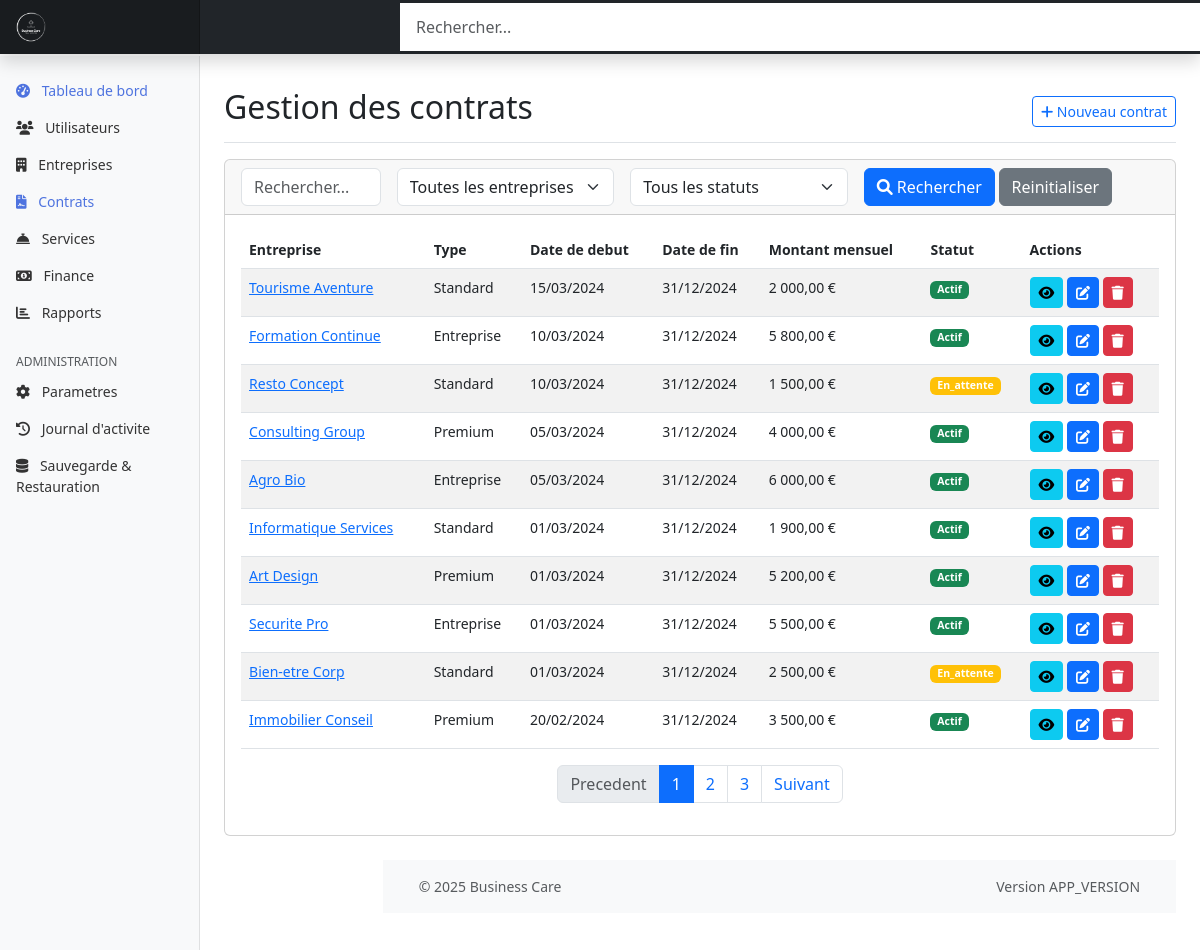
Screenshot of /web-admin/modules/contracts/index.php (signed in) with the database file from the repository.
### tables this page shows
CREATE TABLE contrats (
    id INT PRIMARY KEY AUTO_INCREMENT,
    entreprise_id INT NOT NULL,
    date_debut DATE NOT NULL,
    date_fin DATE,
    montant_mensuel DECIMAL(10,2),
    nombre_salaries INT,
    type_contrat ENUM('standard', 'premium', 'entreprise') NOT NULL,
    statut ENUM('actif', 'expire', 'resilie', 'en_attente') DEFAULT 'actif',
    conditions_particulieres TEXT,
    created_at TIMESTAMP DEFAULT CURRENT_TIMESTAMP,
    updated_at TIMESTAMP DEFAULT CURRENT_TIMESTAMP ON UPDATE CURRENT_TIMESTAMP,
    FOREIGN KEY (entreprise_id) REFERENCES entreprises(id),
    INDEX idx_dates (date_debut, date_fin),
    INDEX idx_statut (statut)
);

CREATE TABLE entreprises (
    id INT PRIMARY KEY AUTO_INCREMENT,
    nom VARCHAR(255) NOT NULL,
    siret VARCHAR(14) UNIQUE,
    adresse TEXT,
    code_postal VARCHAR(10),
    ville VARCHAR(100),
    telephone VARCHAR(20),
    email VARCHAR(255),
    site_web VARCHAR(255),
    logo_url VARCHAR(255),
    taille_entreprise ENUM('1-10', '11-50', '51-200', '201-500', '500+'),
    secteur_activite VARCHAR(100),
    date_creation DATE,
    created_at TIMESTAMP DEFAULT CURRENT_TIMESTAMP,
    updated_at TIMESTAMP DEFAULT CURRENT_TIMESTAMP ON UPDATE CURRENT_TIMESTAMP,
    INDEX idx_siret (siret),
    INDEX idx_ville (ville)
);

### web-admin/includes/page_functions/modules/contracts.php (called while the page is built, shortened)
<?php
require_once __DIR__ . '/../../functions.php';
function contractsGetList($page = 1, $perPage = 10, $search = '', $statut = '', $entrepriseId = 0) {
    $where = '';
    $params = [];
    $offset = ($page - 1) * $perPage;
    $pdo = getDbConnection();
    $countSql = "SELECT COUNT(c.id) FROM contrats c LEFT JOIN entreprises e ON c.entreprise_id = e.id $where";
    $countStmt = $pdo->prepare($countSql);
    $countStmt->execute($params);
    $totalContracts = $countStmt->fetchColumn();
    $totalPages = ceil($totalContracts / $perPage);
    $page = max(1, min($page, $totalPages));
    $sql = "SELECT c.*, e.nom as nom_entreprise
            FROM contrats c
            LEFT JOIN entreprises e ON c.entreprise_id = e.id
            $where
            ORDER BY c.date_debut DESC LIMIT ?, ?";
    $params[] = $offset;
    $params[] = $perPage;
    $stmt = $pdo->prepare($sql);
    $stmt->execute($params);
    $contracts = $stmt->fetchAll(PDO::FETCH_ASSOC);
    return [
        'contracts' => $contracts,
        'currentPage' => $page,
        'totalPages' => $totalPages,
        'totalItems' => $totalContracts,
        'perPage' => $perPage
    ];
}

### web-admin/modules/contracts/index.php (the view, shortened to what this page needs)
<?php
require_once '../../includes/functions.php';
require_once '../../includes/page_functions/modules/contracts.php';
$page = isset($_GET['page']) ? (int)$_GET['page'] : 1;
$search = isset($_GET['search']) ? $_GET['search'] : '';
$statut = isset($_GET['statut']) ? $_GET['statut'] : '';
$entreprise = isset($_GET['entreprise']) ? (int)$_GET['entreprise'] : 0;
$action = isset($_GET['action']) ? $_GET['action'] : '';
$contract = null;
$result = contractsGetList($page, 10, $search, $statut, $entreprise);
$contracts = $result['contracts'];
$totalPages = $result['totalPages'];
$page = $result['currentPage'];
$entreprises = contractsGetEntreprises();
include_once '../../templates/header.php';
?>
<div class="container-fluid">
    <div class="row">
<?php include_once '../../templates/sidebar.php'; ?>
<main class="col-md-9 ms-sm-auto col-lg-10 px-md-4">
    <div class="d-flex justify-content-between flex-wrap flex-md-nowrap align-items-center pt-3 pb-2 mb-3 border-bottom">
        <h1 class="h2">Gestion des contrats</h1>
        <div class="btn-toolbar mb-2 mb-md-0">
            <a href="?action=add" class="btn btn-sm btn-outline-primary">
                <i class="fas fa-plus"></i> Nouveau contrat
            </a>
        </div>
    </div>
    <?php if ($action === 'add' || $action === 'edit'): ?>
        <div class="card">
            <div class="card-header">
                <?php echo $action === 'add' ? 'Ajouter un nouveau contrat' : 'Modifier le contrat'; ?>
            </div>
            <div class="card-body">
                <form method="post">
                   <input type="hidden" name="csrf_token" value="<?php echo generateToken(); ?>">
                    <div class="row mb-3">
                        <div class="col-md-6">
                            <label for="entreprise_id" class="form-label">Entreprise*</label>
                            <select class="form-select" id="entreprise_id" name="entreprise_id" required>
                                <option value="">Selectionnez une entreprise...</option>
                                <?php foreach ($entreprises as $e): ?>
                                    <option value="<?php echo $e['id']; ?>" <?php echo (isset($contract['entreprise_id']) && $contract['entreprise_id'] == $e['id']) ? 'selected' : ''; ?>>
                                        <?php echo htmlspecialchars($e['nom']); ?>
                                    </option>
                                <?php endforeach; ?>
                            </select>
                        </div>
                        <div class="col-md-6">
                            <label for="type_contrat" class="form-label">Type de contrat*</label>
                            <select class="form-select" id="type_contrat" name="type_contrat" required>
                                <option value="">Selectionnez un type...</option>
                                <?php
                                $types = ['standard', 'premium', 'entreprise'];
                                foreach ($types as $t) {
                                    $selected = (isset($contract['type_contrat']) && $contract['type_contrat'] === $t) ? 'selected' : '';
                                    echo "<option value=\"$t\" $selected>" . ucfirst($t) . "</option>";
                                }
                                ?>
                            </select>
                        </div>
                    </div>
                    <div class="row mb-3">
                        <div class="col-md-6">
                            <label for="date_debut" class="form-label">Date de debut*</label>
                            <input type="date" class="form-control" id="date_debut" name="date_debut" value="<?php echo isset($contract['date_debut']) ? htmlspecialchars($contract['date_debut']) : ''; ?>" required>
                        </div>
                        <div class="col-md-6">
                            <label for="date_fin" class="form-label">Date de fin</label>
                            <input type="date" class="form-control" id="date_fin" name="date_fin" value="<?php echo isset($contract['date_fin']) ? htmlspecialchars($contract['date_fin']) : ''; ?>">
                        </div>
                    </div>
                    <div class="row mb-3">
                        <div class="col-md-4">
                            <label for="montant_mensuel" class="form-label">Montant mensuel (€)</label>
                            <input type="number" step="0.01" min="0" class="form-control" id="montant_mensuel" name="montant_mensuel" value="<?php echo isset($contract['montant_mensuel']) ? htmlspecialchars($contract['montant_mensuel']) : ''; ?>">
                        </div>
                        <div class="col-md-4">
                            <label for="nombre_salaries" class="form-label">Nombre de salaries</label>
                            <input type="number" min="1" class="form-control" id="nombre_salaries" name="nombre_salaries" value="<?php echo isset($contract['nombre_salaries']) ? htmlspecialchars($contract['nombre_salaries']) : ''; ?>">
                        </div>
                        <div class="col-md-4">
                            <label for="statut" class="form-label">Statut</label>
                            <select class="form-select" id="statut" name="statut">
                                <?php
                                $statuts = ['actif', 'expire', 'resilie', 'en_attente'];
                                foreach ($statuts as $s) {
                                    $selected = (isset($contract['statut']) && $contract['statut'] === $s) ? 'selected' : '';
                                    echo "<option value=\"$s\" $selected>" . ucfirst($s) . "</option>";
                                }
                                ?>
                            </select>
                        </div>
                    </div>
                    <div class="row mb-3">
                        <div class="col-md-12">
                            <label for="conditions_particulieres" class="form-label">Conditions particulieres</label>
                            <textarea class="form-control" id="conditions_particulieres" name="conditions_particulieres" rows="3"><?php echo isset($contract['conditions_particulieres']) ? htmlspecialchars($contract['conditions_particulieres']) : ''; ?></textarea>
                        </div>
                    </div>
                    <div class="row">
                        <div class="col-12">
                            <button type="submit" class="btn btn-primary">Enregistrer</button>
                            <a href="<?php echo APP_URL; ?>/modules/contracts/" class="btn btn-secondary">Annuler</a>
                        </div>
                    </div>
                </form>
            </div>
        </div>
    <?php else: ?>
        <div class="card mb-4">
            <div class="card-header">
                <form method="get" class="row g-3">
                    <div class="col-md-2">
                        <input type="text" class="form-control" id="search" name="search" placeholder="Rechercher..." value="<?php echo htmlspecialchars($search); ?>">
                    </div>
                    <div class="col-md-3">
                        <select class="form-select" id="entreprise" name="entreprise">
                            <option value="">Toutes les entreprises</option>
                        </select>
                    </div>
                    <div class="col-md-3">
                        <select class="form-select" id="statut" name="statut">
                            <option value="">Tous les statuts</option>
                        </select>
                    </div>
                    <div class="col-md-4">
                        <button type="submit" class="btn btn-primary">
                            <i class="fas fa-search"></i> Rechercher
                        </button>
                        <a href="<?php echo APP_URL; ?>/modules/contracts/" class="btn btn-secondary">Reinitialiser</a>
                    </div>
                </form>
            </div>
            <div class="card-body">
                <?php if (count($contracts) > 0): ?>
                    <table class="table table-striped table-hover">
                        <thead>
                            <tr>
                                <th>Entreprise</th>
                                <th>Type</th>
                                <th>Date de debut</th>
                                <th>Date de fin</th>
                                <th>Montant mensuel</th>
                                <th>Statut</th>
                                <th>Actions</th>
                            </tr>
                        </thead>
                        <tbody>
                            <?php foreach ($contracts as $contract): ?>
                                <tr>
                                    <td><a href="<?php echo APP_URL; ?>/modules/companies/?action=view&id=<?php echo $contract['entreprise_id']; ?>"><?php echo htmlspecialchars($contract['nom_entreprise']); ?></a></td>
                                    <td><?php echo htmlspecialchars(ucfirst($contract['type_contrat'])); ?></td>
                                    <td><?php echo date('d/m/Y', strtotime($contract['date_debut'])); ?></td>
                                    <td><?php echo $contract['date_fin'] ? date('d/m/Y', strtotime($contract['date_fin'])) : '-'; ?></td>
                                    <td><?php echo $contract['montant_mensuel'] ? number_format($contract['montant_mensuel'], 2, ',', ' ') . ' €' : '-'; ?></td>
                                    <td><?php echo getStatusBadge($contract['statut']); ?></td>
                                    <td>
                                        <a href="?action=view&id=<?php echo $contract['id']; ?>" class="btn btn-sm btn-info">
                                            <i class="fas fa-eye"></i>
                                        </a>
                                        <a href="?action=edit&id=<?php echo $contract['id']; ?>" class="btn btn-sm btn-primary">
                                            <i class="fas fa-edit"></i>
                                        </a>
                                        <a href="?action=delete&id=<?php echo $contract['id']; ?>" class="btn btn-sm btn-danger" onclick="return confirm('Êtes-vous sûr de vouloir supprimer ce contrat ?')">
                                            <i class="fas fa-trash"></i>
                                        </a>
                                    </td>
                                </tr>
                            <?php endforeach; ?>
                        </tbody>
                    </table>
                    <?php if ($totalPages > 1): ?>
                        <nav>
                            <ul class="pagination justify-content-center">
                                <li class="page-item <?php echo $page <= 1 ? 'disabled' : ''; ?>">
                                    <a class="page-link" href="?page=<?php echo max(1, $page - 1); ?>&search=<?php echo urlencode($search); ?>&statut=<?php echo urlencode($statut); ?>&entreprise=<?php echo $entreprise; ?>">Precedent</a>
                                </li>
                                <?php for ($i = max(1, $page - 2); $i <= min($page + 2, $totalPages); $i++): ?>
                                    <li class="page-item <?php echo $i === $page ? 'active' : ''; ?>">
                                        <a class="page-link" href="?page=<?php echo $i; ?>&search=<?php echo urlencode($search); ?>&statut=<?php echo urlencode($statut); ?>&entreprise=<?php echo $entreprise; ?>"><?php echo $i; ?></a>
                                    </li>
                                <?php endfor; ?>
                                <li class="page-item <?php echo $page >= $totalPages ? 'disabled' : ''; ?>">
                                    <a class="page-link" href="?page=<?php echo min($totalPages, $page + 1); ?>&search=<?php echo urlencode($search); ?>&statut=<?php echo urlencode($statut); ?>&entreprise=<?php echo $entreprise; ?>">Suivant</a>
                                </li>
                            </ul>
                        </nav>
                    <?php endif; ?>
                <?php else: ?>
                    <div class="alert alert-info">
                        Aucun contrat trouve. <a href="?action=add" class="alert-link">Ajouter un nouveau contrat</a>
                    </div>
                <?php endif; ?>
            </div>
        </div>
    <?php endif; ?>
    <?php include_once '../../templates/footer.php'; ?>
</main>
</div>
</div>

### web-admin/includes/functions.php (shortened to what this page needs)
<?php
function getStatusBadge($status) {
    $badges = [
        'actif' => 'success',
        'inactif' => 'danger',
        'en_attente' => 'warning',
        'suspendu' => 'secondary',
        'expire' => 'danger',
        'resilie' => 'danger',
        'accepte' => 'success',
        'refuse' => 'danger'
    ];
    $class = isset($badges[$status]) ? $badges[$status] : 'primary';
    return '<span class="badge bg-' . $class . '">' . ucfirst($status) . '</span>';
}

### rows the page displays
contrats: entreprise.nom "Tourisme Aventure", type_contrat "Standard", date_debut "15/03/2024", date_fin "31/12/2024", montant_mensuel "2 000,00", statut "Actif"
contrats: entreprise.nom "Formation Continue", type_contrat "Entreprise", date_debut "10/03/2024", date_fin "31/12/2024", montant_mensuel "5 800,00", statut "Actif"
contrats: entreprise.nom "Resto Concept", type_contrat "Standard", date_debut "10/03/2024", date_fin "31/12/2024", montant_mensuel "1 500,00", statut "En_attente"
contrats: entreprise.nom "Consulting Group", type_contrat "Premium", date_debut "05/03/2024", date_fin "31/12/2024", montant_mensuel "4 000,00", statut "Actif"
contrats: entreprise.nom "Agro Bio", type_contrat "Entreprise", date_debut "05/03/2024", date_fin "31/12/2024", montant_mensuel "6 000,00", statut "Actif"
contrats: entreprise.nom "Informatique Services", type_contrat "Standard", date_debut "01/03/2024", date_fin "31/12/2024", montant_mensuel "1 900,00", statut "Actif"
contrats: entreprise.nom "Art Design", type_contrat "Premium", date_debut "01/03/2024", date_fin "31/12/2024", montant_mensuel "5 200,00", statut "Actif"
contrats: entreprise.nom "Securite Pro", type_contrat "Entreprise", date_debut "01/03/2024", date_fin "31/12/2024", montant_mensuel "5 500,00", statut "Actif"
contrats: entreprise.nom "Bien-etre Corp", type_contrat "Standard", date_debut "01/03/2024", date_fin "31/12/2024", montant_mensuel "2 500,00", statut "En_attente"
contrats: entreprise.nom "Immobilier Conseil", type_contrat "Premium", date_debut "20/02/2024", date_fin "31/12/2024", montant_mensuel "3 500,00", statut "Actif"

### other values shown
APP_VERSION "APP_VERSION"
